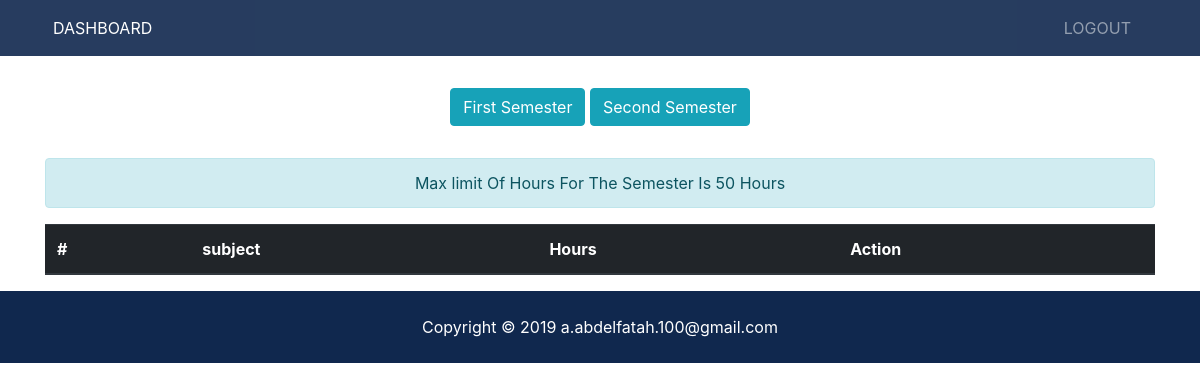
/accounts/dashboard/first/ (signed in), run on an earlier commit of the app's database.
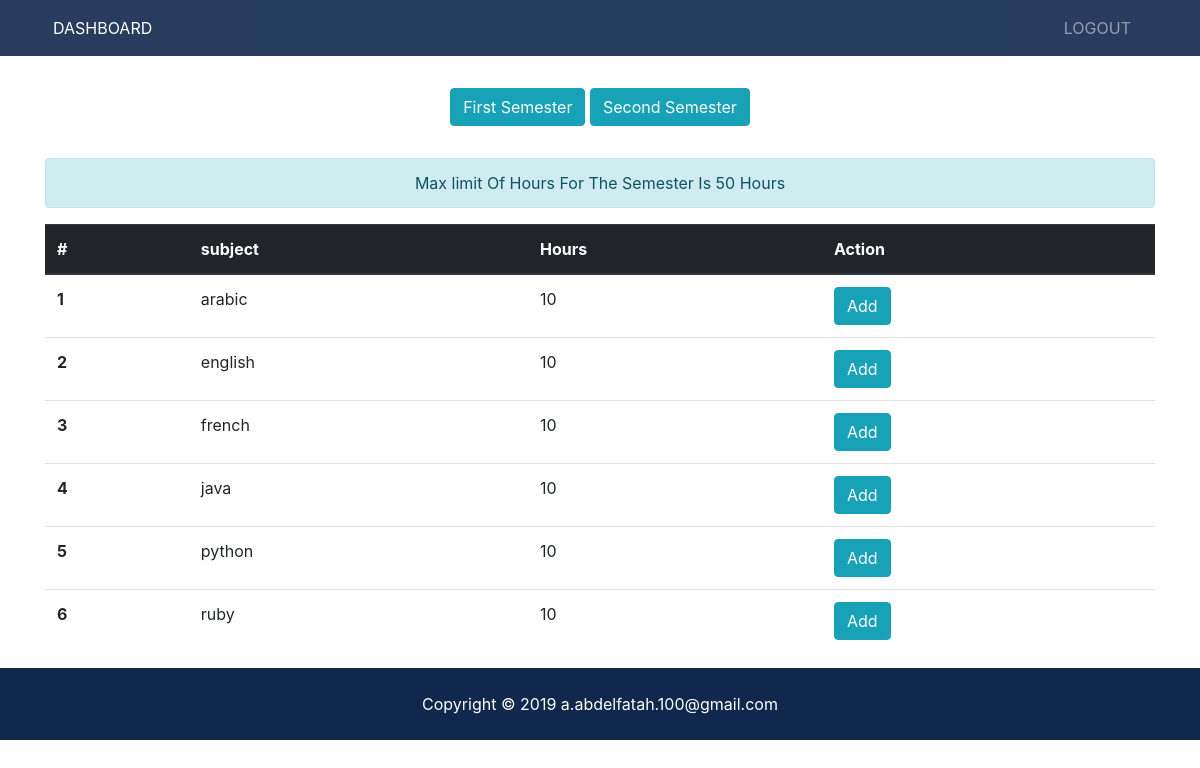
And on a later commit of the database.
### accounts/models.py (models this page shows, shortened)
class Subject(models.Model):
  name = models.CharField(max_length=50)
  hours = models.IntegerField(default = 0, blank = False)
  user = models.ManyToManyField(User, through='Membership')

### accounts/views.py (the view)
# urls.py: path('dashboard/<semester>/', views.dashboard, name="dashboard"),
@login_required
def dashboard(request, semester):
    subjects = Subject.objects.filter(user=request.user, membership__semester=semester)
    all_subjects = Subject.objects.all()
    other_semester = 'second' if semester == 'first' else 'first'
    subjects_other_semester = Subject.objects.filter(user=request.user, membership__semester=other_semester)
    context = {
        'all_subjects': all_subjects,
        'subjects': subjects,
        'semester': semester,
        'subjects_other_semester': subjects_other_semester,
        'other_semester': other_semester
    }
    return render(request, 'accounts/dashboard.html', context)

### accounts/templates/accounts/dashboard.html (shortened to what this page needs)
{% extends "base/base.html" %}
{% block content %}
<div class="container">
 <div class="text-center my-4">
    <a href="{% url 'accounts:dashboard' 'first' %}" class="btn btn-info my-2" role="button">First Semester</a>
    <a href="{% url 'accounts:dashboard' 'second' %}" class="btn btn-info" role="button">Second Semester</a>
 </div>
  <div class="alert alert-info text-center" role="alert">
        Max limit Of Hours For The Semester Is 50 Hours
  </div>
<div class="subjects">
    <table class="table">
      <thead class="thead-dark">
      <tr>
        <th scope="col">#</th>
        <th scope="col">subject</th>
        <th scope="col">Hours</th>
        <th scope="col">Action</th>
      </tr>
      </thead>
      <tbody>
      {% for subject in all_subjects %}
        <tr>
          <th scope="row">{{ forloop.counter }}</th>
          <td> {{ subject.name }} </td>
          <td> {{ subject.hours }}</td>
          <td>
            {% if subject not in subjects_other_semester %}
              {% if subject in subjects %}
                <a class="btn btn-danger" href="{% url 'accounts:remove_subject' subject.id semester %}">Remove</a>
              {% else %}
                <a class="btn btn-info" href="{% url 'accounts:add_subject' subject.id semester %}">Add</a>
              {% endif %}
            {% else %}
              {{ other_semester }} semester
            {% endif %}
          </td>
        </tr>
      {% endfor %}
      </tbody>
    </table>
</div>
</div>
{% endblock content %}

### templates/base/base.html (shortened to what this page needs)
{% load static %}
<!DOCTYPE html>
<html lang="en">
<head>
  <link rel="stylesheet" href="{% static 'base/css/all.css' %}">
  <link rel="stylesheet" href="{% static 'base/css/bootstrap.css' %}">
  <link rel="stylesheet" href="{% static 'base/css/style.css' %}">
</head>
<body>
  <nav class="navbar navbar-expand-lg navbar-dark bg-primary sticky-top">
    <div class="container">
      <div class="collapse navbar-collapse" id="navbarNavAltMarkup">
        {% if request.user.is_authenticated %}
        <ul class="navbar-nav">
          <li class="nav-item active mr-3">
            <a class="nav-link" href="{% url 'accounts:dashboard' 'first' %}">Dashboard</a>
          </li>
        </ul>
        {% endif %}
        {% if request.user.is_authenticated %}
          <ul class="navbar-nav ml-auto">
            <li class="nav-item mr-3">
              <a class="nav-link" href="{% url 'accounts:user_logout' %}">logout</a>
            </li>
          </ul>
        {% endif %}
      </div>
    </div>
  </nav>
  {% block content %}
  {% endblock content %}
  <footer id="main-footer" class="py-4 bg-primary text-white text-center">
    Copyright &copy;
    <span class="year"></span> a.abdelfatah.100@gmail.com
  </footer>
</body>
</html>

### static/base/css/style.css (style rules this page uses)
.navbar { opacity: 0.9; text-transform: uppercase; }

What changed in the data, as far as the page shows it:
added Subject: name "arabic", hours "10"
added Subject: name "english", hours "10"
added Subject: name "french", hours "10"
added Subject: name "java", hours "10"
added Subject: name "python", hours "10"
added Subject: name "ruby", hours "10"
